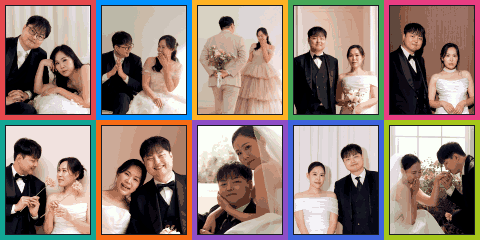
#> input picture experiment/cards/sheet.png, 480 x 240 px; its folder holds only this picture in this run
$ python make_cards.py ../experiment/cards
#> lines starting #> are read from the running program, lines starting #| are printed output that depends on the picture
"""사진 여러 장 → 도트 카드 한 벌 + 스프라이트 시트.

    python tools/make_cards.py photos/ --out cards/ --colors 48 --border 5

무엇을 하는가

    자르기 → 언샵 → 축소 → 대비·채도 보정 → 공통 팔레트로 양자화
                                        → 원색 테두리 → PNG-8

왜 이 순서인가 (실제로 걸렸던 것들)

    * 카드 비율로 먼저 자른다. 전신 사진을 그대로 96px 로 줄이면 흰 덩어리가 된다.
      얼굴은 대개 위쪽에 있으므로 세로 중심을 --focus 로 위로 당긴다.
    * 언샵은 축소 '전'에. 축소 후에 걸면 픽셀 노이즈만 튄다.
    * 축소는 BOX(면적 평균). LANCZOS 는 사진에서 링잉이 생긴다.
    * 대비·채도는 축소 '후'에. 축소는 평균이라 색이 흐려지므로 작아진 뒤 올려야
      그 색이 팔레트에 살아남는다.
    * 팔레트는 모든 사진을 합쳐 한 번만 뽑고 전부 거기에 매핑한다. 장마다 따로
      뽑으면 조명·배경이 달라 카드가 제각각 놀고 한 벌로 안 보인다.
    * 양자화는 MEDIANCUT. MAXCOVERAGE 는 소수색을 엉뚱한 곳에 배정한다.
    * 디더링은 기본 끔. 도트에서는 배경에 먼지 뿌린 것처럼 보인다.
    * 테두리 색은 사진 팔레트와 '따로' 잡는다. 같이 양자화하면 원색이 뭉개지고
      사진이 쓸 색도 그만큼 줄어든다.
"""
import argparse
import colorsys
import os
import sys
from PIL import Image, ImageEnhance, ImageFilter

try:
    import cv2
    import numpy as np
    HAVE_CV = True
except ImportError:
    HAVE_CV = False

EXTS = ('.jpg', '.jpeg', '.png', '.webp', '.bmp')
DEFAULT_MODEL = os.path.join(os.path.dirname(os.path.abspath(__file__)), 'yunet.onnx')
DETECT_WIDTH = 1200      # 4000px 원본 그대로 검출하면 느리다. 줄여서 찾고 좌표만 되돌린다

# 눈으로 갈리는 순서로 손봐 둔 원색 12가지. 이보다 많으면 색상환을 균등 분할한다.
BORDER_COLORS = [
    (0xE5, 0x48, 0x4D),  # 빨강
    (0x00, 0x91, 0xFF),  # 파랑
    (0xFF, 0xB2, 0x24),  # 노랑
    (0x46, 0xA7, 0x58),  # 초록
    (0xE9, 0x3D, 0x82),  # 분홍
    (0x12, 0xA5, 0x94),  # 청록
    (0xF7, 0x6B, 0x15),  # 주황
    (0x8E, 0x4E, 0xC6),  # 보라
    (0x3E, 0x63, 0xDD),  # 남색
    (0xA5, 0xC6, 0x1A),  # 연두
    (0x00, 0xA2, 0xC7),  # 하늘
    (0xAD, 0x5F, 0x3A),  # 갈색
]
INNER_LINE = (0x1A, 0x1C, 0x24)   # 테두리와 사진 사이 1px


def border_colors(n):
    if n <= len(BORDER_COLORS):
        return BORDER_COLORS[:n]
    out = list(BORDER_COLORS)
    for i in range(n - len(BORDER_COLORS)):
        h = (i + 0.5) / (n - len(BORDER_COLORS))
        r, g, b = colorsys.hsv_to_rgb(h, 0.82, 0.92)
        out.append((int(r * 255), int(g * 255), int(b * 255)))
    return out


def find_photos(folder):
    if not os.path.isdir(folder):
        sys.exit('입력 폴더가 없다: ' + folder)
    names = sorted(n for n in os.listdir(folder) if n.lower().endswith(EXTS))
    if not names:
        sys.exit('사진이 없다: ' + folder + '  (' + ', '.join(EXTS) + ')')
    return [os.path.join(folder, n) for n in names]


def crop_to_aspect(im, tw, th, focus):
    """목표 비율로 자른다. 가로는 가운데, 세로는 focus 를 중심으로."""
    want = tw / th
    w, h = im.size
    if w / h > want:                       # 너무 넓다 → 좌우를 자른다
        nw = int(round(h * want))
        x = (w - nw) // 2
        return im.crop((x, 0, x + nw, h))
    nh = int(round(w / want))              # 너무 높다 → 위아래를 자른다
    y = int(round((h - nh) * focus))
    y = max(0, min(y, h - nh))
    return im.crop((0, y, w, y + nh))


# [49 lines left out: functions make_detector, find_faces, face_crop, not called in this run]


def to_photo(im, pw, ph, a, faces):
    """테두리 안에 들어갈 사진 부분만 만든다."""
    if faces:
        im = face_crop(im, faces, pw, ph, a.zoom, a.drop)
    else:
        im = crop_to_aspect(im, pw, ph, a.focus)
    if a.sharpen:
        im = im.filter(ImageFilter.UnsharpMask(radius=2, percent=90, threshold=3))
    im = im.resize((pw, ph), Image.BOX)
    if a.contrast != 1.0:
        im = ImageEnhance.Contrast(im).enhance(a.contrast)
    if a.saturation != 1.0:
        im = ImageEnhance.Color(im).enhance(a.saturation)
    return im


def shared_palette(images, colors):
    """모든 사진을 한 장으로 이어붙여 팔레트를 한 번만 뽑는다."""
    w = images[0].width
    strip = Image.new('RGB', (w, images[0].height * len(images)))
    for i, c in enumerate(images):
        strip.paste(c, (0, c.height * i))
    return strip.quantize(colors=colors, method=Image.MEDIANCUT)


def palette_image(colors):
    """색 목록으로 팔레트 이미지를 만든다.

    남는 칸을 검정으로 두면 안 된다 — 양자화가 어두운 사진 픽셀을 그 검정으로
    끌고 가서 그림자가 뭉개진다. 남는 칸은 마지막 색으로 채운다.
    """
    flat = []
    for c in colors:
        flat += list(c)
    last = list(colors[-1])
    flat += last * (256 - len(colors))
    pal = Image.new('P', (1, 1))
    pal.putpalette(flat)
    return pal


def frame(photo, bw, color):
    """사진에 원색 테두리와 1px 안쪽 선을 두른다."""
    if bw <= 0:
        return photo
    w = photo.width + (bw + 1) * 2
    h = photo.height + (bw + 1) * 2
    card = Image.new('RGB', (w, h), color)
    inner = Image.new('RGB', (photo.width + 2, photo.height + 2), INNER_LINE)
    inner.paste(photo, (1, 1))
    card.paste(inner, (bw, bw))
    return card


def kb(n):
    return '%.1fK' % (n / 1024.0)


def main():
    p = argparse.ArgumentParser()
    p.add_argument('folder', help='사진이 든 폴더')
    p.add_argument('--out', default='cards', help='출력 폴더 (기본 cards)')
    p.add_argument('--size', default='96x120', help='카드 전체 크기 (기본 96x120)')
    p.add_argument('--colors', type=int, default=48, help='사진에 쓸 색 수 (기본 48)')
    p.add_argument('--border', type=int, default=0,
                   help='원색 테두리 두께 px. 0 이면 없음 (권장 4~6)')
    p.add_argument('--face', action='store_true',
                   help='얼굴을 찾아 그 주변으로 자른다 (opencv 필요)')
    p.add_argument('--face-model', default=DEFAULT_MODEL, help='YuNet onnx 경로')
    p.add_argument('--zoom', type=float, default=1.6,
                   help='--face 일 때 얼굴 상자의 몇 배로 자를지 (작을수록 확대, 기본 1.6). '
                        '2.0 은 96px 타일에서 얼굴이 작아 잘 안 보인다')
    p.add_argument('--drop', type=float, default=0.10,
                   help='--face 일 때 얼굴을 위로 올리는 정도 (기본 0.10)')
    p.add_argument('--focus', type=float, default=0.32,
                   help='얼굴을 못 찾았을 때 쓰는 세로 크롭 중심. 0=위, 1=아래')
    p.add_argument('--contrast', type=float, default=1.15)
    p.add_argument('--saturation', type=float, default=1.25)
    p.add_argument('--sharpen', action='store_true', default=True)
    p.add_argument('--no-sharpen', dest='sharpen', action='store_false')
    p.add_argument('--dither', action='store_true', help='디더링 켜기 (기본 끔)')
    p.add_argument('--cols', type=int, default=6, help='스프라이트 시트 열 수')
    a = p.parse_args()

    tw, th = (int(v) for v in a.size.lower().split('x'))
    bw = max(0, a.border)
    pw, ph = tw - (bw + 1) * 2, th - (bw + 1) * 2      # 테두리 안쪽 = 사진 크기
    if pw < 8 or ph < 8:
        sys.exit('테두리가 너무 두껍다. --border 를 줄여라.')

    paths = find_photos(a.folder)
    os.makedirs(a.out, exist_ok=True)
    bcols = border_colors(len(paths))

    print('사진 %d장 → 카드 %dx%d (사진 %dx%d + 테두리 %dpx) · 사진 %d색'
          % (len(paths), tw, th, pw, ph, bw, a.colors))
    print('크롭 %s · 대비 %.2f · 채도 %.2f · 언샵 %s · 디더 %s\n'
          % ('얼굴 (zoom %.1f, drop %.2f)' % (a.zoom, a.drop) if a.face
             else '고정 (focus %.2f)' % a.focus,
             a.contrast, a.saturation,
             'O' if a.sharpen else 'X', 'O' if a.dither else 'X'))

    det = make_detector(a.face_model) if a.face else None
    photos, found = [], []
    for q in paths:
        im = Image.open(q).convert('RGB')
#> im is the input picture: PIL image 480x240 RGB; mean R, G, B 147.4, 128.7, 120.4
        faces = find_faces(det, im) if det else []
#> faces = []
        found.append(len(faces))
        photos.append(to_photo(im, pw, ph, a, faces))
#> in crop_to_aspect, `return im.crop((x, 0, x + nw, h))`:
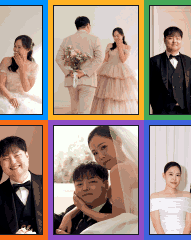
#> returned value: PIL image 191x240 RGB; mean R, G, B 159.7, 140, 132.4
#> in to_photo, `im = im.filter(ImageFilter.UnsharpMask(radius=2, percent=90, threshold..`:
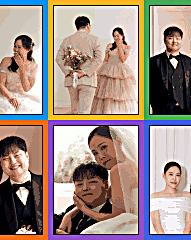
#> im: PIL image 191x240 RGB; mean R, G, B 160.6, 141.9, 133.4
#> in to_photo, `im = im.resize((pw, ph), Image.BOX)`:
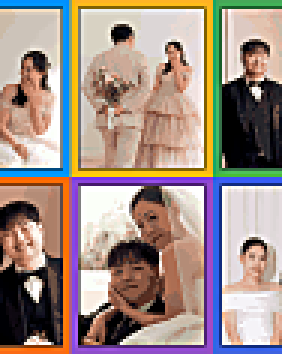
#> im: PIL image 94x118 RGB (shown 3 times larger); mean R, G, B 161, 142.3, 133.8
#> in to_photo, `im = ImageEnhance.Color(im).enhance(a.saturation)`:
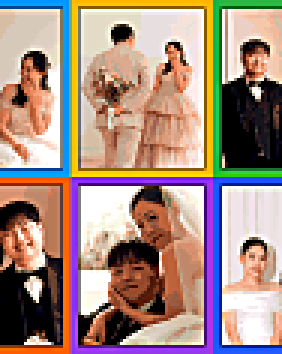
#> im: PIL image 94x118 RGB (shown 3 times larger); mean R, G, B 165.8, 140.3, 129.5
    if det:
        missed = [os.path.basename(p) for p, n in zip(paths, found) if not n]
        print('  얼굴 검출: %d장에서 평균 %.1f명%s\n'
              % (sum(1 for n in found if n), sum(found) / max(1, sum(1 for n in found if n)),
                 '' if not missed else '   못 찾음(고정 크롭): ' + ', '.join(missed)))
    pal = shared_palette(photos, a.colors)
#> in shared_palette, `strip = Image.new('RGB', (w, images[0].height * len(images)))`: strip: PIL image 94x118 RGB; every value is 0
#> the loop in shared_palette, `for i, c in enumerate(images):` made 1 pass
#> in shared_palette, `return strip.quantize(colors=colors, method=Image.MEDIANCUT)`:
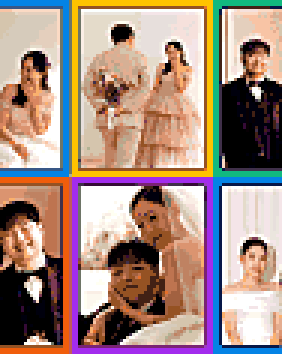
#> returned value: PIL image 94x118 P (shown 3 times larger); mean R, G, B 166, 140.2, 129
    dither = Image.FLOYDSTEINBERG if a.dither else Image.NONE

    # 최종 팔레트 = 사진 색 + 테두리 원색 + 안쪽 선. 테두리는 사진 양자화에
    # 끼어들지 않으므로 원색이 그대로 남는다.
    raw = pal.getpalette()[:a.colors * 3]
#> raw = 144 values, max 255 at index 0, min 0 at index 32, mean 148
    photo_cols = [tuple(raw[i * 3:i * 3 + 3]) for i in range(a.colors)]
#> photo_cols = 48 items, first 6: (255, 255, 255), (251, 255, 255), (255, 255, 242), (253, 248, 238), (250, 238, 229), (244, 229, 232)
    final_cols = photo_cols + (bcols + [INNER_LINE] if bw else [])
#> final_cols has the same summary as photo_cols
    final_pal = palette_image(final_cols)
#> the loop in palette_image, `for c in colors:` made 48 passes
#> c on passes 5 to 16: (250, 238, 229), (244, 229, 232), (246, 225, 220), (251, 218, 196), (254, 211, 49), (248, 196, 165), (255, 195, 0), (250, 176, 109), (235, 230, 222), (231, 223, 220), (228, 219, 202), (228, 207, 189)
#> flat on passes 1 to 4: [255, 255, 255], [255, 255, 255, 251, 255, 255], [255, 255, 255, 251, 255, 255, 255, 255, 242], [255, 255, 255, 251, 255, 255, 255, 255, 242, 253, 248, 238]
#> after the loop in palette_image, `for c in colors:`: flat has the same summary as raw in main
#> in palette_image, `last = list(colors[-1])`: last = [0, 0, 0]
#> in palette_image, `flat += last * (256 - len(colors))`: flat = 768 values, max 255 at index 0, min 0 at index 32, mean 27.74

    total = 0
    out = []
    for i, (path, photo) in enumerate(zip(paths, photos)):
        q = photo.quantize(palette=pal, dither=dither).convert('RGB')
        card = frame(q, bw, bcols[i]).quantize(palette=final_pal, dither=Image.NONE)
        name = 'card_%02d.png' % (i + 1)
        dst = os.path.join(a.out, name)
        card.save(dst, optimize=True)
        size = os.path.getsize(dst)
        total += size
        out.append(card)
        swatch = '#%02X%02X%02X' % bcols[i] if bw else '-'
        print('  %-14s %-8s ← %-30s %7s'
              % (name, swatch, os.path.basename(path)[:30], kb(size)))
#> this loop made 1 pass
#> (path, name, size, total, swatch) on pass 1: ('../experiment/cards/sheet.png', 'card_01.png', 5088, 5088, '-')
#|   card_01.png    -        ← sheet.png                         5.0K
#> pass 1, in main, `q = photo.quantize(palette=pal, dither=dither).convert('RGB')`:
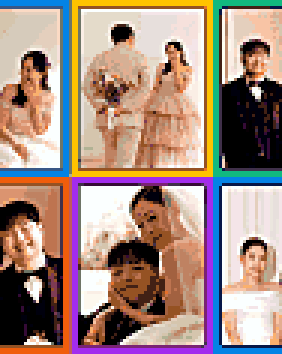
#> q: PIL image 94x118 RGB (shown 3 times larger); mean R, G, B 165, 139.4, 128.2
#> after the loop, out = 1 item; total = 5088

    # 스프라이트 시트
    cols = min(a.cols, len(out))
#> cols = 1
    rows = (len(out) + cols - 1) // cols
#> rows = 1
    sheet = Image.new('RGB', (cols * tw, rows * th), (0, 0, 0))
#> sheet: PIL image 96x120 RGB; every value is 0
    for i, q in enumerate(out):
        sheet.paste(q.convert('RGB'), ((i % cols) * tw, (i // cols) * th))
#> this loop made 1 pass
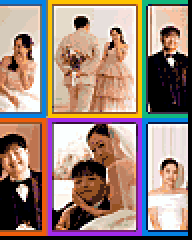
#> sheet: PIL image 96x120 RGB (shown 2 times larger); mean R, G, B 158.9, 134.1, 123.4
    sheet_q = sheet.quantize(palette=final_pal, dither=Image.NONE)
    sheet_path = os.path.join(a.out, 'sheet.png')
    sheet_q.save(sheet_path, optimize=True)
    sheet_size = os.path.getsize(sheet_path)
#> sheet_size = 5126

    css = ['.card{width:%dpx;height:%dpx;background-image:url(sheet.png);'
           'background-repeat:no-repeat;image-rendering:pixelated}' % (tw, th)]
    for i in range(len(out)):
        css.append('.card-%d{background-position:-%dpx -%dpx}'
                   % (i + 1, (i % cols) * tw, (i // cols) * th))
#> after the loop, css = 2 items
    with open(os.path.join(a.out, 'cards.css'), 'w', encoding='utf-8') as f:
        f.write('\n'.join(css) + '\n')

    body = ''.join('<div class="card card-%d"></div>' % (i + 1) for i in range(len(out)))
    html = ('<!DOCTYPE html><meta charset="utf-8"><title>카드 미리보기</title>'
            '<link rel="stylesheet" href="cards.css">'
            '<style>body{background:#101219;margin:0;padding:20px}'
            '.row{display:flex;flex-wrap:wrap;gap:8px}'
            '.card{border-radius:6px}'
            '.big{zoom:3;margin-top:24px;gap:3px}</style>'
            '<div class="row">%s</div><div class="row big">%s</div>' % (body, body))
    with open(os.path.join(a.out, 'preview.html'), 'w', encoding='utf-8') as f:
        f.write(html)

    print('\n낱장 %d개 합계 %s   시트 1장 %s (%dx%d)   팔레트 %d색'
          % (len(out), kb(total), kb(sheet_size), sheet.width, sheet.height,
             len(final_cols)))
#| 낱장 1개 합계 5.0K   시트 1장 5.0K (96x120)   팔레트 48색
    print('확인: %s' % os.path.join(a.out, 'preview.html').replace('\\', '/'))
#| 확인: cards/preview.html


if __name__ == '__main__':
    main()
